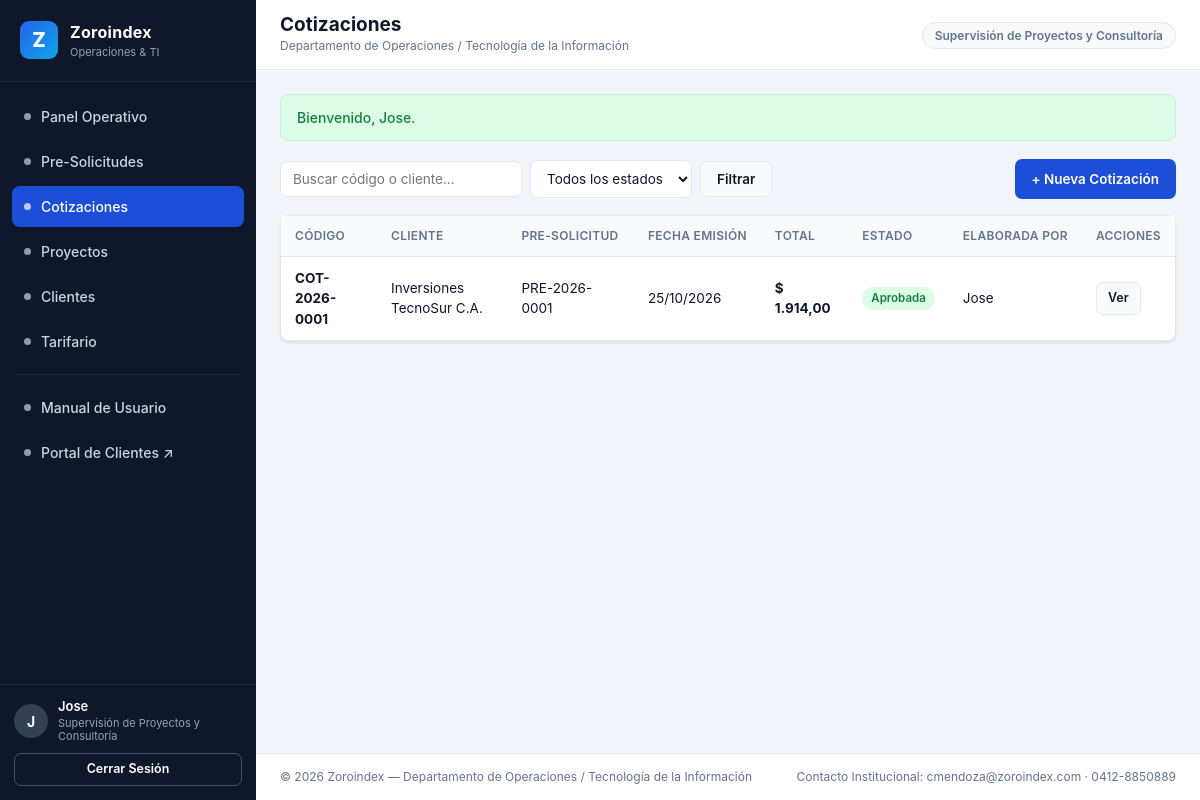
Page /cotizaciones.php (signed in) on the committed database.
### tables this page shows
CREATE TABLE `cotizaciones` (
  `id` INT UNSIGNED NOT NULL AUTO_INCREMENT,
  `codigo` VARCHAR(30) NOT NULL,
  `presolicitud_id` INT UNSIGNED DEFAULT NULL,
  `cliente_id` INT UNSIGNED NOT NULL,
  `elaborado_por_id` INT UNSIGNED NOT NULL,
  `aprobado_por_id` INT UNSIGNED DEFAULT NULL,
  `fecha_emision` DATE NOT NULL,
  `vigencia_dias` INT UNSIGNED NOT NULL DEFAULT 15,
  `subtotal` DECIMAL(12,2) NOT NULL DEFAULT 0.00,
  `iva_porcentaje` DECIMAL(5,2) NOT NULL DEFAULT 16.00,
  `iva_monto` DECIMAL(12,2) NOT NULL DEFAULT 0.00,
  `total` DECIMAL(12,2) NOT NULL DEFAULT 0.00,
  `estado` ENUM('Borrador','Enviada','Aprobada','Rechazada','Vencida') NOT NULL DEFAULT 'Borrador',
  `condiciones` TEXT DEFAULT NULL,
  `creado_en` DATETIME NOT NULL DEFAULT CURRENT_TIMESTAMP,
  `actualizado_en` DATETIME NOT NULL DEFAULT CURRENT_TIMESTAMP ON UPDATE CURRENT_TIMESTAMP,
  PRIMARY KEY (`id`),
  UNIQUE KEY `uk_cotizaciones_codigo` (`codigo`),
  KEY `idx_cot_presol` (`presolicitud_id`),
  KEY `idx_cot_cliente` (`cliente_id`),
  KEY `idx_cot_estado` (`estado`),
  CONSTRAINT `fk_cot_presol` FOREIGN KEY (`presolicitud_id`) REFERENCES `presolicitudes` (`id`) ON DELETE SET NULL ON UPDATE CASCADE,
  CONSTRAINT `fk_cot_cliente` FOREIGN KEY (`cliente_id`) REFERENCES `clientes` (`id`) ON UPDATE CASCADE,
  CONSTRAINT `fk_cot_elaborado` FOREIGN KEY (`elaborado_por_id`) REFERENCES `usuarios` (`id`) ON UPDATE CASCADE,
  CONSTRAINT `fk_cot_aprobado` FOREIGN KEY (`aprobado_por_id`) REFERENCES `usuarios` (`id`) ON DELETE SET NULL ON UPDATE CASCADE
);

CREATE TABLE `usuarios` (
  `id` INT UNSIGNED NOT NULL AUTO_INCREMENT,
  `rol_id` INT UNSIGNED NOT NULL,
  `nombre_completo` VARCHAR(120) NOT NULL,
  `usuario` VARCHAR(60) NOT NULL,
  `correo` VARCHAR(120) NOT NULL,
  `telefono` VARCHAR(30) DEFAULT NULL,
  `password_hash` VARCHAR(255) NOT NULL,
  `activo` TINYINT(1) NOT NULL DEFAULT 1,
  `ultimo_acceso` DATETIME DEFAULT NULL,
  `creado_en` DATETIME NOT NULL DEFAULT CURRENT_TIMESTAMP,
  PRIMARY KEY (`id`),
  UNIQUE KEY `uk_usuarios_usuario` (`usuario`),
  UNIQUE KEY `uk_usuarios_correo` (`correo`),
  KEY `idx_usuarios_rol` (`rol_id`),
  CONSTRAINT `fk_usuarios_rol` FOREIGN KEY (`rol_id`) REFERENCES `roles` (`id`) ON UPDATE CASCADE
);

CREATE TABLE `clientes` (
  `id` INT UNSIGNED NOT NULL AUTO_INCREMENT,
  `razon_social` VARCHAR(150) NOT NULL,
  `documento_rif` VARCHAR(30) NOT NULL,
  `contacto_principal` VARCHAR(120) NOT NULL,
  `correo` VARCHAR(120) NOT NULL,
  `telefono` VARCHAR(30) NOT NULL,
  `direccion` VARCHAR(255) DEFAULT NULL,
  `sector` VARCHAR(80) DEFAULT NULL,
  `activo` TINYINT(1) NOT NULL DEFAULT 1,
  `creado_en` DATETIME NOT NULL DEFAULT CURRENT_TIMESTAMP,
  PRIMARY KEY (`id`),
  UNIQUE KEY `uk_clientes_rif` (`documento_rif`),
  KEY `idx_clientes_correo` (`correo`)
);

CREATE TABLE `presolicitudes` (
  `id` INT UNSIGNED NOT NULL AUTO_INCREMENT,
  `codigo` VARCHAR(30) NOT NULL,
  `cliente_id` INT UNSIGNED NOT NULL,
  `usuario_asignado_id` INT UNSIGNED DEFAULT NULL,
  `canal` ENUM('Web','Telefono','Correo','Presencial') NOT NULL DEFAULT 'Web',
  `tipo_servicio` VARCHAR(120) NOT NULL,
  `prioridad` ENUM('Baja','Media','Alta','Urgente') NOT NULL DEFAULT 'Media',
  `descripcion` TEXT NOT NULL,
  `estado` ENUM('Recibida','En Revision','Cotizada','Aprobada','Rechazada','Cerrada') NOT NULL DEFAULT 'Recibida',
  `observaciones_internas` TEXT DEFAULT NULL,
  `creado_en` DATETIME NOT NULL DEFAULT CURRENT_TIMESTAMP,
  `actualizado_en` DATETIME NOT NULL DEFAULT CURRENT_TIMESTAMP ON UPDATE CURRENT_TIMESTAMP,
  PRIMARY KEY (`id`),
  UNIQUE KEY `uk_presolicitudes_codigo` (`codigo`),
  KEY `idx_presol_cliente` (`cliente_id`),
  KEY `idx_presol_asignado` (`usuario_asignado_id`),
  KEY `idx_presol_estado` (`estado`),
  CONSTRAINT `fk_presol_cliente` FOREIGN KEY (`cliente_id`) REFERENCES `clientes` (`id`) ON UPDATE CASCADE,
  CONSTRAINT `fk_presol_usuario` FOREIGN KEY (`usuario_asignado_id`) REFERENCES `usuarios` (`id`) ON DELETE SET NULL ON UPDATE CASCADE
);

### includes/helpers.php (called while the page is built, shortened)
<?php
function e(?string $value): string
{
    return htmlspecialchars((string)$value, ENT_QUOTES, 'UTF-8');
}
function flash_get(): ?array
{
    if (!empty($_SESSION['flash'])) {
        $flash = $_SESSION['flash'];
        return $flash;
    }
    return null;
}
function format_money($amount): string
{
    return '$ ' . number_format((float)$amount, 2, ',', '.');
}
function format_date(?string $date): string
{
    $ts = strtotime($date);
    return $ts ? date('d/m/Y', $ts) : $date;
}
function badge_class(string $status): string
{
    $map = [
        'Recibida'     => 'badge-info',
        'En Revision'  => 'badge-warning',
        'Cotizada'     => 'badge-primary',
        'Borrador'     => 'badge-neutral',
        'Enviada'      => 'badge-info',
        'Aprobada'     => 'badge-success',
        'Rechazada'    => 'badge-danger',
        'Vencida'      => 'badge-neutral',
        'Cerrada'      => 'badge-neutral',
        'Planificado'  => 'badge-neutral',
        'En Ejecucion' => 'badge-primary',
        'En Pruebas'   => 'badge-warning',
        'Entregado'    => 'badge-success',
        'Pausado'      => 'badge-danger',
        'Baja'         => 'badge-neutral',
        'Media'        => 'badge-info',
        'Alta'         => 'badge-warning',
        'Urgente'      => 'badge-danger',
        'Avance'       => 'badge-primary',
        'Calidad'      => 'badge-success',
        'Incidencia'   => 'badge-danger',
        'Entrega'      => 'badge-success',
    ];
    return $map[$status] ?? 'badge-neutral';
}

### includes/auth.php (called while the page is built, shortened)
<?php
require_once __DIR__ . '/helpers.php';
function role_permissions(): array
{
    return [
        'gerencia' => ['*'],
        'sup_atencion' => [
            'dashboard',
            'presolicitudes.view',
            'presolicitudes.create',
            'presolicitudes.edit',
            'presolicitudes.assign',
            'clientes.view',
            'clientes.manage',
            'cotizaciones.view',
            'proyectos.view',
        ],
        'sup_proyectos' => [
            'dashboard',
            'presolicitudes.view',
            'clientes.view',
            'cotizaciones.view',
            'cotizaciones.manage',
            'cotizaciones.approve',
            'tarifario.view',
            'tarifario.manage',
            'proyectos.view',
            'proyectos.manage',
            'proyectos.track',
        ],
        'operador' => [
            'dashboard',
            'presolicitudes.view',
            'presolicitudes.create',
            'presolicitudes.edit',
            'clientes.view',
            'clientes.manage',
        ],
        'consultor' => [
            'dashboard',
            'proyectos.view',
            'proyectos.track',
        ],
        'calidad' => [
            'dashboard',
            'presolicitudes.view',
            'cotizaciones.view',
            'proyectos.view',
            'proyectos.qa',
            'auditoria.view',
        ],
    ];
}
function current_user(): ?array
{
    return $_SESSION['user'] ?? null;
}
function has_permission(string $permission): bool
{
    $user = current_user();
    $perms = role_permissions()[$user['rol_codigo']] ?? [];
    return in_array($permission, $perms, true);
}

### cotizaciones.php (the view, shortened to what this page needs)
<?php
require_once __DIR__ . '/includes/layout.php';
$pdo = db();
$q      = trim((string)($_GET['q'] ?? ''));
$sql = 'SELECT cot.*, c.razon_social, p.codigo AS presol_codigo, u.nombre_completo AS elaborador_nombre
        FROM cotizaciones cot
        INNER JOIN clientes c ON c.id = cot.cliente_id
        LEFT JOIN presolicitudes p ON p.id = cot.presolicitud_id
        INNER JOIN usuarios u ON u.id = cot.elaborado_por_id
        WHERE 1=1';
$params = [];
$sql .= ' ORDER BY cot.creado_en DESC';
$stmt = $pdo->prepare($sql);
$stmt->execute($params);
$rows = $stmt->fetchAll();
render_header('Cotizaciones', 'cotizaciones');
?>
<div class="toolbar">
    <form method="get" action="cotizaciones.php" class="toolbar-filters">
        <input type="text" name="q" value="<?= e($q) ?>" placeholder="Buscar código o cliente...">
        <select name="estado">
            <option value="">Todos los estados</option>
        </select>
        <button type="submit" class="btn btn-secondary">Filtrar</button>
    </form>
    <?php if (has_permission('cotizaciones.manage')): ?>
        <a href="cotizacion_form.php" class="btn btn-primary">+ Nueva Cotización</a>
    <?php endif; ?>
</div>
<section class="card">
    <div class="table-responsive">
        <table>
            <thead>
                <tr>
                    <th>Código</th>
                    <th>Cliente</th>
                    <th>Pre-Solicitud</th>
                    <th>Fecha Emisión</th>
                    <th>Total</th>
                    <th>Estado</th>
                    <th>Elaborada por</th>
                    <th>Acciones</th>
                </tr>
            </thead>
            <tbody>
                <?php if (!$rows): ?>
                    <tr><td colspan="8" class="text-muted">No hay cotizaciones registradas.</td></tr>
                <?php else: ?>
                    <?php foreach ($rows as $r): ?>
                        <tr>
                            <td><strong><?= e($r['codigo']) ?></strong></td>
                            <td><?= e($r['razon_social']) ?></td>
                            <td><?= e($r['presol_codigo'] ?? 'Directa') ?></td>
                            <td><?= e(format_date($r['fecha_emision'])) ?></td>
                            <td><strong><?= e(format_money($r['total'])) ?></strong></td>
                            <td><span class="badge <?= e(badge_class($r['estado'])) ?>"><?= e($r['estado']) ?></span></td>
                            <td><?= e($r['elaborador_nombre']) ?></td>
                            <td>
                                <div class="flex-gap">
                                    <a href="cotizacion_ver.php?id=<?= (int)$r['id'] ?>" class="btn btn-secondary btn-sm">Ver</a>
                                </div>
                            </td>
                        </tr>
                    <?php endforeach; ?>
                <?php endif; ?>
            </tbody>
        </table>
    </div>
</section>
<?php render_footer(); ?>

### includes/layout.php (shortened to what this page needs)
<?php
require_once __DIR__ . '/auth.php';
require_once __DIR__ . '/helpers.php';
function render_header(string $title, string $activeNav = 'dashboard'): void
{
    $user = require_login();
    $flash = flash_get();
    $navItems = [
        ['id' => 'dashboard',      'label' => 'Panel Operativo',   'href' => 'index.php',          'perm' => 'dashboard',           'icon' => 'grid'],
        ['id' => 'presolicitudes', 'label' => 'Pre-Solicitudes',   'href' => 'presolicitudes.php', 'perm' => 'presolicitudes.view', 'icon' => 'inbox'],
        ['id' => 'cotizaciones',   'label' => 'Cotizaciones',      'href' => 'cotizaciones.php',   'perm' => 'cotizaciones.view',   'icon' => 'file-text'],
        ['id' => 'proyectos',      'label' => 'Proyectos',         'href' => 'proyectos.php',      'perm' => 'proyectos.view',      'icon' => 'briefcase'],
        ['id' => 'clientes',       'label' => 'Clientes',          'href' => 'clientes.php',       'perm' => 'clientes.view',       'icon' => 'users'],
        ['id' => 'tarifario',      'label' => 'Tarifario',         'href' => 'tarifario.php',      'perm' => 'tarifario.view',      'icon' => 'tag'],
        ['id' => 'usuarios',       'label' => 'Usuarios y Roles',  'href' => 'usuarios.php',       'perm' => 'usuarios.manage',     'icon' => 'shield'],
        ['id' => 'auditoria',      'label' => 'Bitácora Auditoría','href' => 'auditoria.php',      'perm' => 'auditoria.view',      'icon' => 'activity'],
    ];
    ?>
<!DOCTYPE html>
<html lang="es">
<head>
    <link rel="stylesheet" href="assets/css/app.css">
</head>
<body>
<div class="app-shell">
    <aside class="sidebar" id="sidebar">
        <div class="sidebar-brand">
            <div class="brand-logo">Z</div>
            <div>
                <div class="brand-title"><?= e(APP_ORG) ?></div>
                <div class="brand-sub">Operaciones &amp; TI</div>
            </div>
        </div>
        <nav class="sidebar-nav">
            <?php foreach ($navItems as $item): ?>
                <?php if (has_permission($item['perm'])): ?>
                    <a href="<?= e($item['href']) ?>"
                       class="nav-link <?= $activeNav === $item['id'] ? 'active' : '' ?>">
                        <span class="nav-dot"></span>
                        <span><?= e($item['label']) ?></span>
                    </a>
                <?php endif; ?>
            <?php endforeach; ?>
            <div class="nav-divider"></div>
            <a href="manual.php" class="nav-link <?= $activeNav === 'manual' ? 'active' : '' ?>">
                <span class="nav-dot"></span>
                <span>Manual de Usuario</span>
            </a>
            <a href="portal.php" class="nav-link" target="_blank" rel="noopener">
                <span class="nav-dot"></span>
                <span>Portal de Clientes &#8599;</span>
            </a>
        </nav>
        <div class="sidebar-footer">
            <div class="user-card">
                <div class="user-avatar"><?= e(strtoupper(substr($user['nombre_completo'], 0, 1))) ?></div>
                <div class="user-meta">
                    <div class="user-name"><?= e($user['nombre_completo']) ?></div>
                    <div class="user-role"><?= e($user['rol_nombre']) ?></div>
                </div>
            </div>
            <a href="logout.php" class="btn btn-outline btn-sm btn-block">Cerrar Sesión</a>
        </div>
    </aside>
    <div class="main-wrapper">
        <header class="topbar">
            <div class="topbar-left">
                <div>
                    <h1 class="page-title"><?= e($title) ?></h1>
                    <div class="page-subtitle"><?= e(APP_DEPT) ?></div>
                </div>
            </div>
            <div class="topbar-right">
                <span class="topbar-pill"><?= e($user['rol_nombre']) ?></span>
            </div>
        </header>
        <main class="main-content">
            <?php if ($flash): ?>
                <div class="alert alert-<?= e($flash['type']) ?>" role="alert">
                    <?= e($flash['message']) ?>
                </div>
            <?php endif; ?>
    <?php
}
function render_footer(): void
{
    ?>
        </main>
        <footer class="app-footer">
            <span>&copy; <?= date('Y') ?> <?= e(APP_ORG) ?> &mdash; <?= e(APP_DEPT) ?></span>
            <span>Contacto Institucional: <?= e(APP_CONTACT_EMAIL) ?> &middot; <?= e(APP_CONTACT_PHONE) ?></span>
        </footer>
    </div>
</div>
</body>
</html>
    <?php
}

### rows in the picture
cotizaciones: elaborado_por.nombre_completo "J", elaborado_por.nombre_completo "Jose", codigo "COT-2026-0001", cliente.razon_social "Inversiones TecnoSur C.A.", presolicitud.codigo "PRE-2026-0001", fecha_emision "25/10/2026", total "$ 1.914,00", estado "Aprobada"

### other values in the picture
APP_ORG "Zoroindex"
$item['label'] "Panel Operativo"
$item['label'] "Pre-Solicitudes"
$item['label'] "Cotizaciones"
$item['label'] "Proyectos"
$item['label'] "Clientes"
$item['label'] "Tarifario"
$user['rol_nombre'] "Supervisión de Proyectos y Consultoría"
$title "Cotizaciones"
APP_DEPT "Departamento de Operaciones / Tecnología de la Información"
$flash['message'] "Bienvenido, Jose."
APP_CONTACT_EMAIL "cmendoza@zoroindex.com"
APP_CONTACT_PHONE "0412-8850889"
